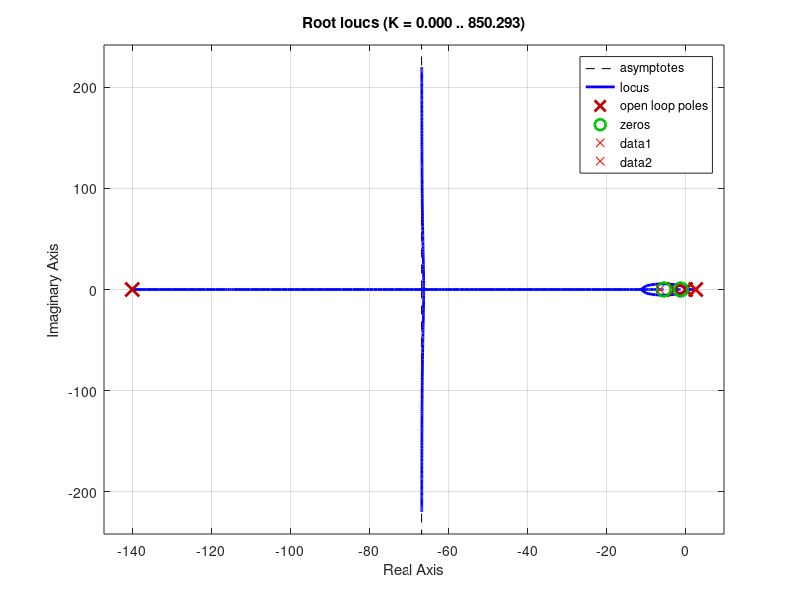

Write the MATLAB code that produced this figure. (Note: this script raises an error after producing the figure.)
%L is the length
%angle is alpha
clc;
clear;
clf;

-log(5/100)

%%% tf shit %%%
s = tf('s');
sys = tf(1, [1/3 0.1 -2.455])
Ti = 1;
Td = 1/7;
N=20;
zi = -4;
p = 3;
Kp = 85;
%Kpi = 1 + 1/(Ti*s);
Kpi = (s-zi)/s
%Kpd = (Td*s)/(1+s*Td/N);
Kpd = (s*N)/(s-p)  
% Kpd = 1 + (Td*s)/(1+s*Td/N);
%Kpid = 1 + 1/(Ti*s) + Td*s; 
Kpid = 1 + 1/(Ti*s) + (Td*s)/(1+s*Td/N);

rlocus(Kpid * sys)
hold on
K = Kp * Kpid;
G = (K * sys) / (1 + K * sys)
[p,z] = pzmap(G)
%po = [complex(p(2), 0) complex(p(5), 0) complex(p(6), 0)];
%Komplekse poler
%plot(p(7:8), 'rx')
%Reelle poler
plot(p(4), 0, 'rx')
plot(p(5), 0, 'rx')

syms x2 y2 L alpha x y x3 tr ts sigma wn p1 p2 p3 p4
x = 0;
y= 0;
L = 40;
Mp = 10;
alpha = sqrt(((log(Mp/100)/-pi)^2)/(1+(log(Mp/100)/-pi)^2))

x2=-L*alpha;
y2=-L*cos(asin(alpha));
tr = 8;
wn = 1.8/tr;
ts = 16;
sigma = 4.6/ts; 
x3 = sigma;
zeta = 0.3495;

plot([0 5*(-zeta)], [0 5*cos(asin(-zeta))], '--', 'color', 'r')

plot([0 5*(-zeta)], [0 -5*cos(asin(-zeta))], '--', 'color', 'r')

plot([-x3 -x3],[-L/2 L/2], '--', 'color', 'r')

plot_arc(pi/2, 3*pi/2, 0,0, wn)
title('Performance in Frequency Domain','FontWeight','bold')
%legend('Overshoot1','Overshoot2', 'Settling time', 'Rise time');
xlabel('Real Axis','FontWeight','bold');
ylabel('Imaginary Axis','FontWeight','bold')
xlim([-14, 5.5])
ylim([-4, 4])
axis equal
hold off

step(G)

function P = plot_arc(a,b,h,k,r)
    % Plot a circular arc as a pie wedge.
    % a is start of arc in radians, 
    % b is end of arc in radians, 
    % (h,k) is the center of the circle.
    % r is the radius.
    % Try this:   plot_arc(pi/4,3*pi/4,9,-4,3)
    % Author:  Matt Fig
    t = linspace(a,b);
    x = r*cos(t) + h;
    y = r*sin(t) + k;
    x = [x h x(1)];
    y = [y k y(1)];
    %P = fill(x,y,'r');
    P = plot(x,y, '--', 'color', 'r');
    %axis([h-r-1 h+r+1 k-r-1 k+r+1]) 
    if ~nargout
        clear P
    end
end